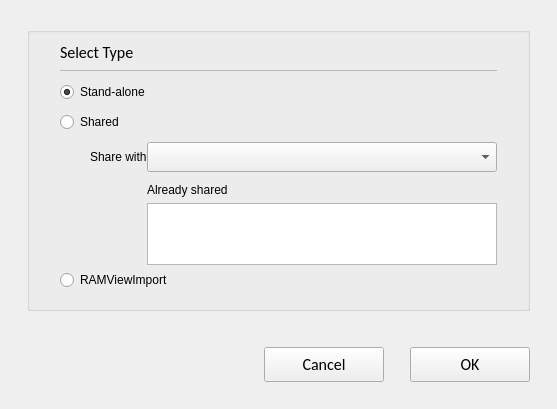
<?xml version="1.0" encoding="UTF-8"?>
<ui version="4.0">
 <class>C_SdNdeDpSelectorAddWidget</class>
 <widget class="QWidget" name="C_SdNdeDpSelectorAddWidget">
  <property name="geometry">
   <rect>
    <x>0</x>
    <y>0</y>
    <width>551</width>
    <height>409</height>
   </rect>
  </property>
  <property name="windowTitle">
   <string>C_SdNdeDpSelectorAddWidget</string>
  </property>
  <layout class="QVBoxLayout" name="verticalLayout" stretch="0,0,0,1">
   <property name="leftMargin">
    <number>27</number>
   </property>
   <property name="topMargin">
    <number>27</number>
   </property>
   <property name="rightMargin">
    <number>27</number>
   </property>
   <property name="bottomMargin">
    <number>0</number>
   </property>
   <item>
    <widget class="stw::opensyde_gui_elements::C_OgeGbx" name="pc_GroupBoxConfig">
     <property name="title">
      <string/>
     </property>
     <layout class="QHBoxLayout" name="horizontalLayout_4">
      <property name="sizeConstraint">
       <enum>QLayout::SetMinimumSize</enum>
      </property>
      <property name="leftMargin">
       <number>30</number>
      </property>
      <property name="rightMargin">
       <number>30</number>
      </property>
      <property name="bottomMargin">
       <number>13</number>
      </property>
      <item>
       <layout class="QVBoxLayout" name="verticalLayout_3">
        <property name="spacing">
         <number>0</number>
        </property>
        <item>
         <layout class="QHBoxLayout" name="horizontalLayout">
          <property name="spacing">
           <number>0</number>
          </property>
          <item>
           <widget class="stw::opensyde_gui_elements::C_OgeLabContextMenuBase" name="pc_LabelHeading">
            <property name="styleRole" stdset="0">
             <string>heading-group-bold</string>
            </property>
            <property name="font">
             <font>
              <family>Calibri</family>
              <pointsize>12</pointsize>
             </font>
            </property>
            <property name="text">
             <string>Select Type</string>
            </property>
           </widget>
          </item>
          <item>
           <spacer name="horizontalSpacer">
            <property name="orientation">
             <enum>Qt::Horizontal</enum>
            </property>
            <property name="sizeType">
             <enum>QSizePolicy::Expanding</enum>
            </property>
            <property name="sizeHint" stdset="0">
             <size>
              <width>40</width>
              <height>20</height>
             </size>
            </property>
           </spacer>
          </item>
         </layout>
        </item>
        <item>
         <spacer name="verticalSpacer_2">
          <property name="orientation">
           <enum>Qt::Vertical</enum>
          </property>
          <property name="sizeType">
           <enum>QSizePolicy::Fixed</enum>
          </property>
          <property name="sizeHint" stdset="0">
           <size>
            <width>20</width>
            <height>6</height>
           </size>
          </property>
         </spacer>
        </item>
        <item>
         <layout class="QHBoxLayout" name="horizontalLayout_2" stretch="0">
          <property name="spacing">
           <number>0</number>
          </property>
          <property name="topMargin">
           <number>1</number>
          </property>
          <property name="bottomMargin">
           <number>0</number>
          </property>
          <item>
           <widget class="stw::opensyde_gui_elements::C_OgeFraSeparator" name="frame">
            <property name="minimumSize">
             <size>
              <width>0</width>
              <height>1</height>
             </size>
            </property>
            <property name="maximumSize">
             <size>
              <width>16777215</width>
              <height>1</height>
             </size>
            </property>
            <property name="frameShape">
             <enum>QFrame::StyledPanel</enum>
            </property>
            <property name="frameShadow">
             <enum>QFrame::Raised</enum>
            </property>
           </widget>
          </item>
         </layout>
        </item>
        <item>
         <spacer name="verticalSpacer">
          <property name="orientation">
           <enum>Qt::Vertical</enum>
          </property>
          <property name="sizeType">
           <enum>QSizePolicy::Fixed</enum>
          </property>
          <property name="sizeHint" stdset="0">
           <size>
            <width>20</width>
            <height>6</height>
           </size>
          </property>
         </spacer>
        </item>
        <item>
         <widget class="stw::opensyde_gui_elements::C_OgeRabProperties" name="pc_RadioButtonStandAlone">
          <property name="minimumSize">
           <size>
            <width>0</width>
            <height>30</height>
           </size>
          </property>
          <property name="maximumSize">
           <size>
            <width>16777215</width>
            <height>30</height>
           </size>
          </property>
          <property name="text">
           <string>Stand-alone</string>
          </property>
          <property name="checked">
           <bool>true</bool>
          </property>
          <attribute name="buttonGroup">
           <string notr="true">buttonGroup</string>
          </attribute>
         </widget>
        </item>
        <item>
         <widget class="stw::opensyde_gui_elements::C_OgeRabProperties" name="pc_RadioButtonShared">
          <property name="minimumSize">
           <size>
            <width>0</width>
            <height>30</height>
           </size>
          </property>
          <property name="maximumSize">
           <size>
            <width>16777215</width>
            <height>30</height>
           </size>
          </property>
          <property name="text">
           <string>Shared</string>
          </property>
          <attribute name="buttonGroup">
           <string notr="true">buttonGroup</string>
          </attribute>
         </widget>
        </item>
        <item>
         <layout class="QGridLayout" name="gridLayout" rowstretch="0,0,0,1" columnstretch="0,0,1">
          <property name="spacing">
           <number>0</number>
          </property>
          <item row="1" column="1">
           <widget class="stw::opensyde_gui_elements::C_OgeLabToolTipBase" name="pc_LabelSharedDatapool">
            <property name="styleRole" stdset="0">
             <string>group-item</string>
            </property>
            <property name="minimumSize">
             <size>
              <width>0</width>
              <height>40</height>
             </size>
            </property>
            <property name="maximumSize">
             <size>
              <width>16777215</width>
              <height>40</height>
             </size>
            </property>
            <property name="text">
             <string>Share with</string>
            </property>
           </widget>
          </item>
          <item row="3" column="2">
           <widget class="stw::opensyde_gui::C_SdNdeDpSelectorAddListWidget" name="pc_ListWidgetSharedDatapoolInfo">
            <property name="sizePolicy">
             <sizepolicy hsizetype="Fixed" vsizetype="Expanding">
              <horstretch>0</horstretch>
              <verstretch>0</verstretch>
             </sizepolicy>
            </property>
            <property name="minimumSize">
             <size>
              <width>350</width>
              <height>62</height>
             </size>
            </property>
            <property name="maximumSize">
             <size>
              <width>16777215</width>
              <height>62</height>
             </size>
            </property>
           </widget>
          </item>
          <item row="1" column="2">
           <widget class="stw::opensyde_gui_elements::C_OgeCbxText" name="pc_ComboBoxSharedDatapool">
            <property name="minimumSize">
             <size>
              <width>350</width>
              <height>30</height>
             </size>
            </property>
            <property name="maximumSize">
             <size>
              <width>16777215</width>
              <height>30</height>
             </size>
            </property>
            <property name="currentText">
             <string comment="asdf" extracomment="asdf"/>
            </property>
            <property name="maxVisibleItems">
             <number>7</number>
            </property>
           </widget>
          </item>
          <item row="2" column="2">
           <widget class="stw::opensyde_gui_elements::C_OgeLabToolTipBase" name="pc_LabelSharedDatapoolInfo">
            <property name="styleRole" stdset="0">
             <string>group-item</string>
            </property>
            <property name="text">
             <string>Already shared</string>
            </property>
           </widget>
          </item>
          <item row="1" column="0">
           <spacer name="horizontalSpacer_2">
            <property name="orientation">
             <enum>Qt::Horizontal</enum>
            </property>
            <property name="sizeType">
             <enum>QSizePolicy::Fixed</enum>
            </property>
            <property name="sizeHint" stdset="0">
             <size>
              <width>30</width>
              <height>20</height>
             </size>
            </property>
           </spacer>
          </item>
         </layout>
        </item>
        <item>
         <widget class="stw::opensyde_gui_elements::C_OgeRabProperties" name="pc_RadiButtonRamViewImport">
          <property name="minimumSize">
           <size>
            <width>0</width>
            <height>30</height>
           </size>
          </property>
          <property name="maximumSize">
           <size>
            <width>16777215</width>
            <height>30</height>
           </size>
          </property>
          <property name="text">
           <string>RAMViewImport</string>
          </property>
          <attribute name="buttonGroup">
           <string notr="true">buttonGroup</string>
          </attribute>
         </widget>
        </item>
       </layout>
      </item>
     </layout>
    </widget>
   </item>
   <item>
    <spacer name="pc_VerticalSpacerButtonsObove">
     <property name="orientation">
      <enum>Qt::Vertical</enum>
     </property>
     <property name="sizeType">
      <enum>QSizePolicy::Fixed</enum>
     </property>
     <property name="sizeHint" stdset="0">
      <size>
       <width>20</width>
       <height>30</height>
      </size>
     </property>
    </spacer>
   </item>
   <item>
    <layout class="QHBoxLayout" name="horizontalLayout_9">
     <item>
      <spacer name="horizontalSpacer_5">
       <property name="orientation">
        <enum>Qt::Horizontal</enum>
       </property>
       <property name="sizeHint" stdset="0">
        <size>
         <width>40</width>
         <height>20</height>
        </size>
       </property>
      </spacer>
     </item>
     <item>
      <widget class="QPushButton" name="pc_PushButtonCancel">
       <property name="styleRole" stdset="0">
        <string>cancel</string>
       </property>
       <property name="minimumSize">
        <size>
         <width>120</width>
         <height>35</height>
        </size>
       </property>
       <property name="maximumSize">
        <size>
         <width>120</width>
         <height>35</height>
        </size>
       </property>
       <property name="font">
        <font>
         <family>Calibri</family>
         <pointsize>12</pointsize>
        </font>
       </property>
       <property name="text">
        <string>Cancel</string>
       </property>
      </widget>
     </item>
     <item>
      <spacer name="horizontalSpacer_6">
       <property name="orientation">
        <enum>Qt::Horizontal</enum>
       </property>
       <property name="sizeType">
        <enum>QSizePolicy::Fixed</enum>
       </property>
       <property name="sizeHint" stdset="0">
        <size>
         <width>20</width>
         <height>20</height>
        </size>
       </property>
      </spacer>
     </item>
     <item>
      <widget class="QPushButton" name="pc_PushButtonOk">
       <property name="styleRole" stdset="0">
        <string>dialog</string>
       </property>
       <property name="minimumSize">
        <size>
         <width>120</width>
         <height>35</height>
        </size>
       </property>
       <property name="maximumSize">
        <size>
         <width>120</width>
         <height>35</height>
        </size>
       </property>
       <property name="font">
        <font>
         <family>Calibri</family>
         <pointsize>12</pointsize>
        </font>
       </property>
       <property name="text">
        <string>OK</string>
       </property>
      </widget>
     </item>
    </layout>
   </item>
   <item>
    <spacer name="verticalSpacer_7">
     <property name="orientation">
      <enum>Qt::Vertical</enum>
     </property>
     <property name="sizeType">
      <enum>QSizePolicy::Fixed</enum>
     </property>
     <property name="sizeHint" stdset="0">
      <size>
       <width>20</width>
       <height>27</height>
      </size>
     </property>
    </spacer>
   </item>
  </layout>
 </widget>
 <customwidgets>
  <customwidget>
   <class>stw::opensyde_gui_elements::C_OgeLabContextMenuBase</class>
   <extends>QLabel</extends>
   <header>C_OgeLabContextMenuBase.hpp</header>
  </customwidget>
  <customwidget>
   <class>stw::opensyde_gui_elements::C_OgeFraSeparator</class>
   <extends>QFrame</extends>
   <header>C_OgeFraSeparator.hpp</header>
   <container>1</container>
  </customwidget>
  <customwidget>
   <class>stw::opensyde_gui_elements::C_OgeGbx</class>
   <extends>QGroupBox</extends>
   <header>C_OgeGbx.hpp</header>
   <container>1</container>
  </customwidget>
  <customwidget>

  </customwidget>
  <customwidget>
   <class>stw::opensyde_gui_elements::C_OgeLabToolTipBase</class>
   <extends>QLabel</extends>
   <header>C_OgeLabToolTipBase.hpp</header>
  </customwidget>
  <customwidget>
   <class>stw::opensyde_gui_elements::C_OgeCbxText</class>
   <extends>QComboBox</extends>
   <header>C_OgeCbxText.hpp</header>
  </customwidget>
  <customwidget>
   <class>stw::opensyde_gui_elements::C_OgeRabProperties</class>
   <extends>QRadioButton</extends>
   <header>C_OgeRabProperties.hpp</header>
  </customwidget>
  <customwidget>
   <class>stw::opensyde_gui::C_SdNdeDpSelectorAddListWidget</class>
   <extends>QListWidget</extends>
   <header>C_SdNdeDpSelectorAddListWidget.hpp</header>
  </customwidget>
 </customwidgets>
 <resources/>
 <connections/>
 <buttongroups>
  <buttongroup name="buttonGroup"/>
 </buttongroups>
</ui>
